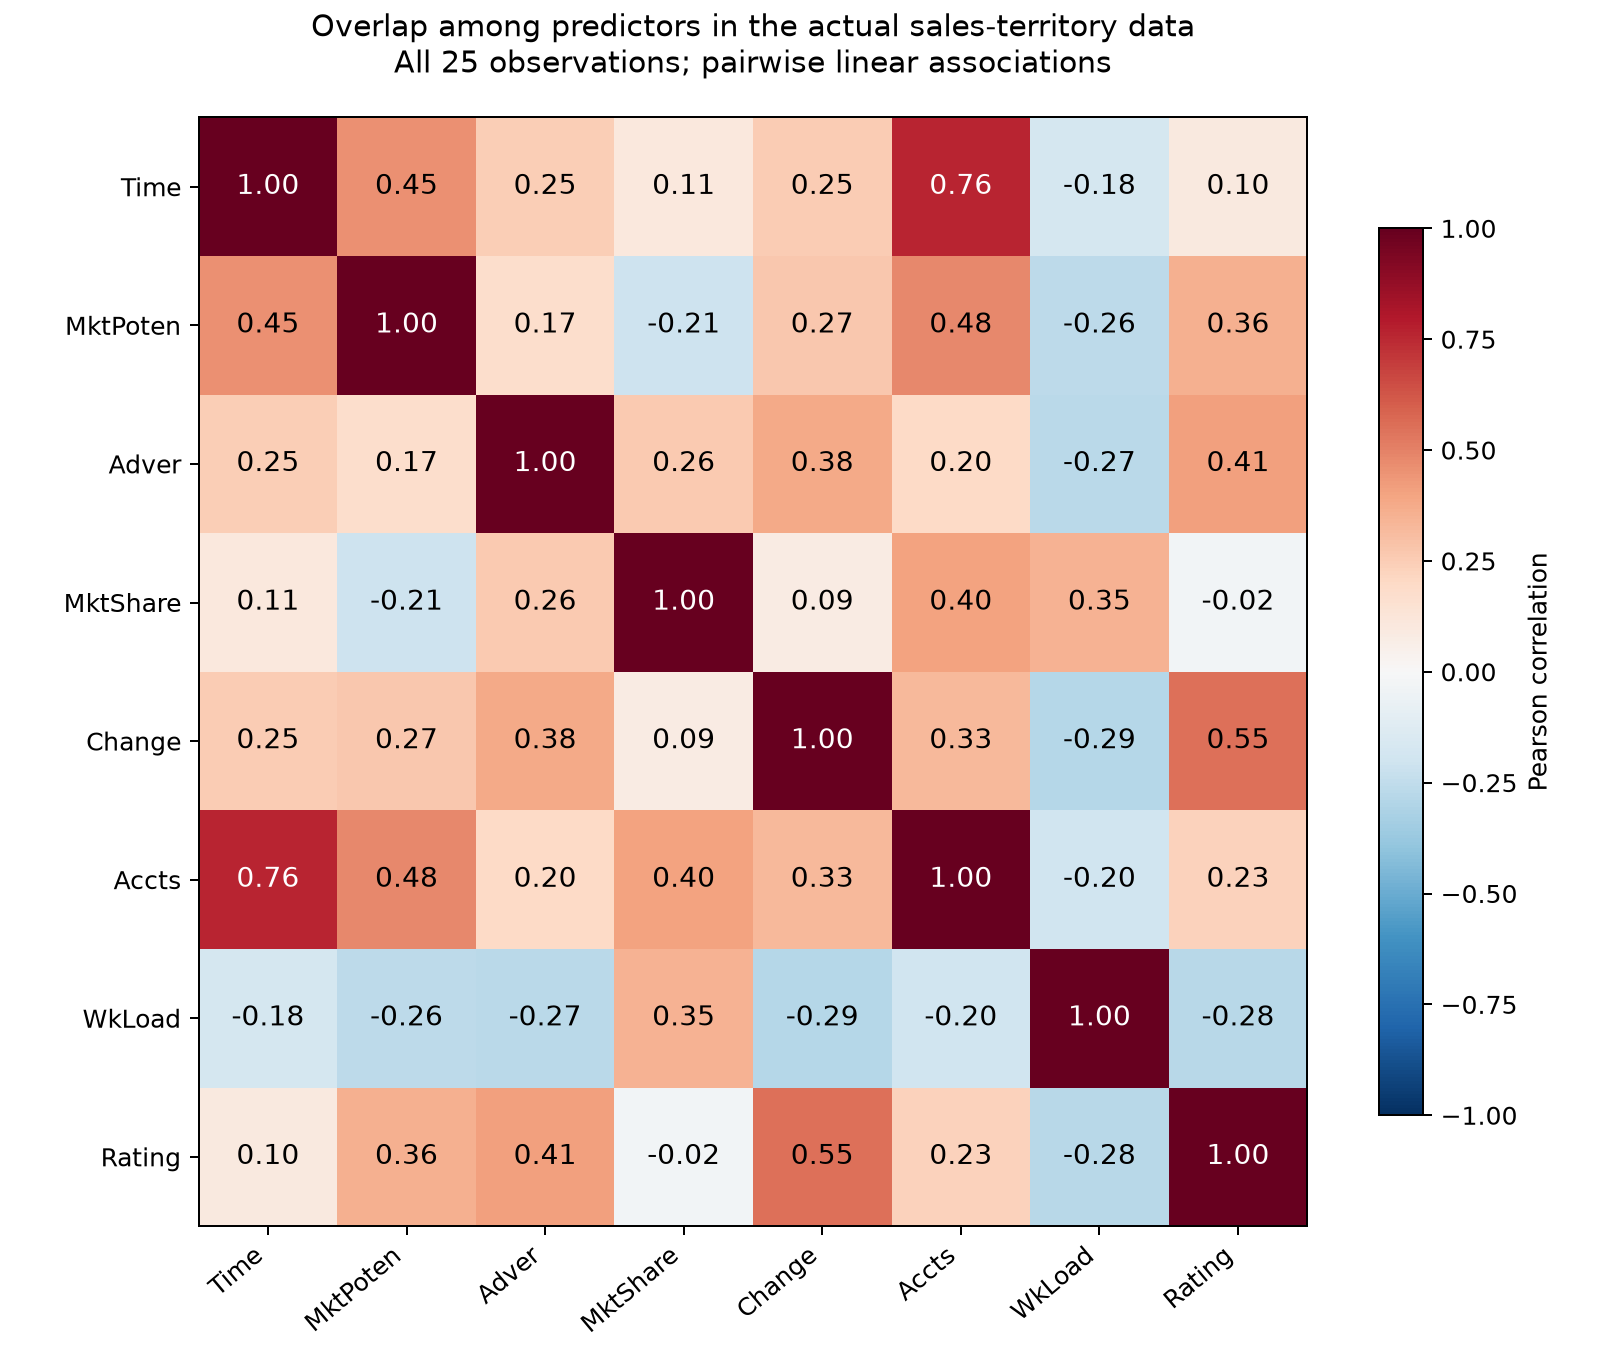

Reproduce this figure in Python.
import os
os.environ['MPLCONFIGDIR'] = '.mplcache'
import matplotlib
matplotlib.use('Agg')
import matplotlib.pyplot as plt
import numpy as np
import pandas as pd
import json

df = pd.read_csv('sales_territory.csv')
x = df.drop(columns='Sales')
corr = x.corr()
corr.to_csv('predictor_overlap_correlations.csv')
pairs = sorted([{'predictor_1':x.columns[i], 'predictor_2':x.columns[j], 'correlation':float(corr.iloc[i,j])} for i in range(len(x.columns)) for j in range(i)], key=lambda p:abs(p['correlation']), reverse=True)
fig, ax = plt.subplots(figsize=(9,7.5))
im = ax.imshow(corr, cmap='RdBu_r', vmin=-1, vmax=1)
ax.set_xticks(range(len(x.columns)),x.columns,rotation=40,ha='right')
ax.set_yticks(range(len(x.columns)),x.columns)
for i in range(len(x.columns)):
    for j in range(len(x.columns)):
        value = corr.iloc[i,j]
        ax.text(j,i,f'{value:.2f}',ha='center',va='center',color='white' if abs(value)>.65 else 'black',fontsize=11)
fig.colorbar(im, ax=ax, label='Pearson correlation',shrink=.8)
ax.set_title('Overlap among predictors in the actual sales-territory data\nAll 25 observations; pairwise linear associations',pad=18)
fig.tight_layout()
fig.savefig('predictor_overlap_correlations.png',dpi=180)
results={'observations':len(df),'method':'Pearson correlations among eight predictors, all observations retained','ranked_pairs':pairs}
with open('predictor_overlap_correlations_results.json','w') as f:json.dump(results,f,indent=2)
print(json.dumps(pairs[:8],indent=2))
